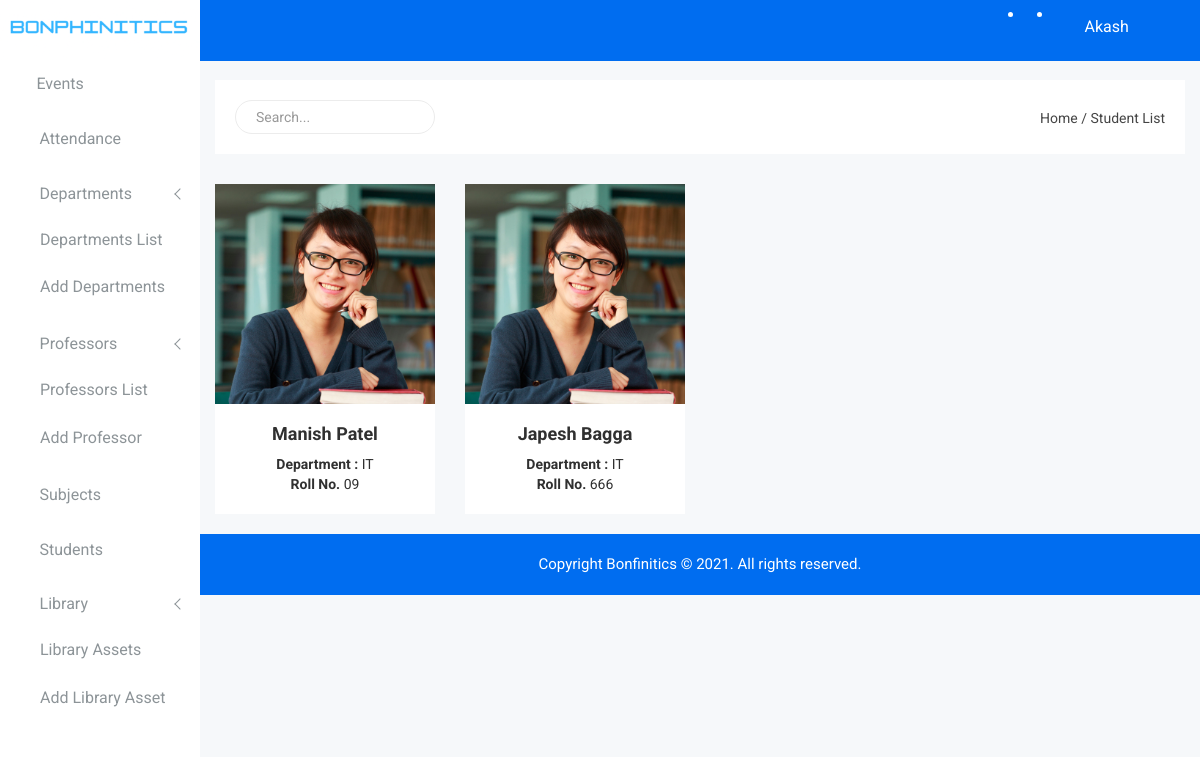
/Admin/student-list.php (signed in), run on the app's committed database.
### tables this page shows
CREATE TABLE `user` (
  `user_id` int(10) NOT NULL,
  `first_name` varchar(100) NOT NULL,
  `last_name` varchar(100) NOT NULL,
  `email` varchar(100) NOT NULL,
  `password` varchar(250) NOT NULL,
  `role` varchar(20) NOT NULL,
  `mobile_no` varchar(15) NOT NULL,
  `user_dob` varchar(50) NOT NULL
);

CREATE TABLE `student` (
  `st_id` int(10) NOT NULL,
  `st_first_name` varchar(100) NOT NULL,
  `st_last_name` varchar(100) NOT NULL,
  `st_father_name` varchar(100) NOT NULL,
  `st_mother_name` varchar(100) NOT NULL,
  `st_roll_no` varchar(20) NOT NULL,
  `st_email` varchar(100) NOT NULL,
  `st_dept` varchar(100) NOT NULL,
  `st_session` varchar(50) NOT NULL,
  `st_image` varchar(100) NOT NULL,
  `st_applicant_status` varchar(20) NOT NULL,
  `st_dob` varchar(20) NOT NULL,
  `st_mobile_no` varchar(15) NOT NULL,
  `st_gender` varchar(6) NOT NULL,
  `st_address` varchar(500) NOT NULL,
  `st_country` varchar(100) NOT NULL,
  `st_state` varchar(100) NOT NULL,
  `st_city` varchar(100) NOT NULL
);

### Admin/identification.php (called while the page is built, shortened)
<?php
require_once 'connection.php';
$email = $_SESSION["email"];
$password = $_SESSION["password"];
$query = "select user_id, first_name, last_name, email, password, role from user where (email='$email' and password='$password' and role='admin')";
$result = mysqli_query($conn, $query);
$row = mysqli_fetch_assoc($result);
?>

### Admin/student-list.php (the view, shortened to what this page needs)
<?php require_once 'identification.php';?>
<!doctype html>
<html class="no-js" lang="en">
<head>
    <?php require 'top-scripts.php';?>
</head>
<body>
    <?php require 'side-nav.php';?>
    <div class="all-content-wrapper">
            <?php require 'logo.php';?>
        <div class="header-advance-area">
            <?php require 'top-nav.php';?>
            <div class="breadcome-area">
                <div class="container-fluid">
                    <div class="row">
                        <div class="col-lg-12 col-md-12 col-sm-12 col-xs-12">
                            <div class="breadcome-list single-page-breadcome">
                                <div class="row">
                                    <div class="col-lg-6 col-md-6 col-sm-6 col-xs-12">
                                        <div class="breadcome-heading">
                                            <form role="search" class="sr-input-func">
                                                <input id="search" type="text" placeholder="Search..." class="search-int form-control">
                                                <a href="#"><i class="fa fa-search"></i></a>
                                            </form>
                                        </div>
                                    </div>
                                    <div class="col-lg-6 col-md-6 col-sm-6 col-xs-12">
                                        <ul class="breadcome-menu">
                                            <li><a href="#">Home</a> <span class="bread-slash">/</span>
                                            </li>
                                            <li><span class="bread-blod">Student List</span>
                                            </li>
                                        </ul>
                                    </div>
                                </div>
                            </div>
                        </div>
                    </div>
                </div>
            </div>
        </div>
        <div class="contacts-area mg-b-15">
            <div class="container-fluid">
                <div class="row" id="output">
				<?php
					require_once "connection.php";
					$st_query = "select st_id,st_first_name,st_last_name,st_dept,st_roll_no from student";
					$st_query_result = mysqli_query($conn,$st_query);
					while($row=mysqli_fetch_array($st_query_result)){
				?>
                    <div class="col-lg-3 col-md-6 col-sm-6 col-xs-12">
                        <div class="student-inner-std res-mg-b-30">
                            <div class="student-img">
                                <img src="img/student/1.jpg" alt="" />
                            </div>
                            <div class="student-dtl">
                                <a href="student-info.php"><h2><?php echo $row['st_first_name'];?> <?php echo $row['st_last_name'];?></h2></a>
                                <p class="dp"><b>Department : </b><?php echo $row['st_dept'];?></p>
                                <p class="dp-ag"><b>Roll No.</b> <?php echo $row['st_roll_no'];?></p>
                            </div>
                        </div>
                    </div>
				<?php
					}
				?>
                </div>
            </div>
        </div>
        <?php require 'footer.php';?>
    </div>
</body>
</html>

### Admin/top-nav.php (shortened to what this page needs)
<div class="header-top-area">
                <div class="container-fluid">
                    <div class="row">
                        <div class="col-lg-12 col-md-12 col-sm-12 col-xs-12">
                            <div class="header-top-wraper">
                                <div class="row">
                                    <div class="col-lg-1 col-md-0 col-sm-1 col-xs-12">
                                        <div class="menu-switcher-pro">
                                            <button type="button" id="sidebarCollapse" class="btn bar-button-pro header-drl-controller-btn btn-info navbar-btn">
													<i class="educate-icon educate-nav"></i>
												</button>
                                        </div>
                                    </div>
                                    <div class="col-lg-5 col-md-5 col-sm-12 col-xs-12">
                                        <div class="header-right-info">
                                            <ul class="nav navbar-nav mai-top-nav header-right-menu">
                                                <li class="nav-item dropdown">
                                                    <a href="#" data-toggle="dropdown" role="button" aria-expanded="false" class="nav-link dropdown-toggle"><i class="educate-icon educate-message edu-chat-pro" aria-hidden="true"></i><span class="indicator-ms"></span></a>
                                                </li>
                                                <li class="nav-item"><a href="#" data-toggle="dropdown" role="button" aria-expanded="false" class="nav-link dropdown-toggle"><i class="educate-icon educate-bell" aria-hidden="true"></i><span class="indicator-nt"></span></a>
                                                </li>
                                                <li class="nav-item">
                                                    <a href="#" data-toggle="dropdown" role="button" aria-expanded="false" class="nav-link dropdown-toggle">
															<span class="educate-icon educate-professor icon-wrap"></span> <span class="mini-click-non"><span class="admin-name"><?php echo $row['first_name'];?></span></span>
															<i class="fa fa-angle-down edu-icon edu-down-arrow"></i>
														</a>
                                                </li>
                                                <li class="nav-item nav-setting-open"><a href="#" data-toggle="dropdown" role="button" aria-expanded="false" class="nav-link dropdown-toggle"><i class="educate-icon educate-menu"></i></a>
                                                </li>
                                            </ul>
                                        </div>
                                    </div>
                                </div>
                            </div>
                        </div>
                    </div>
                </div>
            </div>

### Admin/css/main.css (style rules this page uses)
html { color: #222; font-size: 1em; line-height: 1.4; }
audio, canvas, iframe, img, svg, video { vertical-align: middle; }

### data on the page
user: first_name "Akash"
student: st_first_name "Manish", st_last_name "Patel", st_dept "IT", st_roll_no "09"
student: st_first_name "Japesh", st_last_name "Bagga", st_dept "IT", st_roll_no "666"
